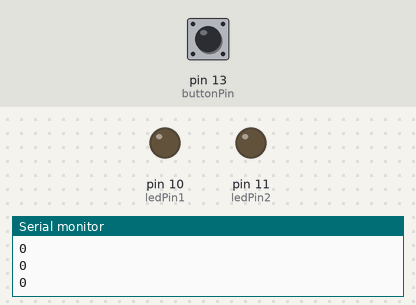
Simulated run of this sketch. Board: Arduino Uno, built with avr-gcc and run on an emulated ATmega328P. Shown: output pins drawn as LEDs (lit = HIGH), the last lines printed to the serial monitor. Dashed ring = blinking. The inputs (shaded band) are chosen by the test bench; at power-on: pin 13 (buttonPin) LOW.

Above: at 1.2 s.
1.3 s: pin 13 (buttonPin) pulled HIGH for 3.2 s
At 4.6 s:
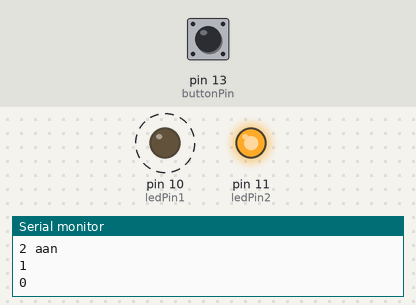
6.0 s: pin 13 (buttonPin) pulled HIGH for 0.15 s
At 7.2 s:
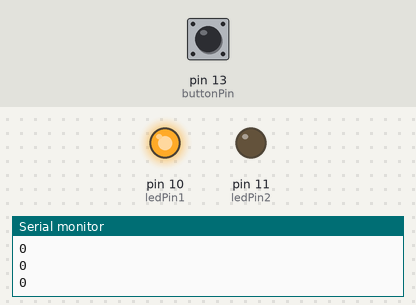
7.6 s: pin 13 (buttonPin) pulled HIGH for 1 s
At 8.5 s:
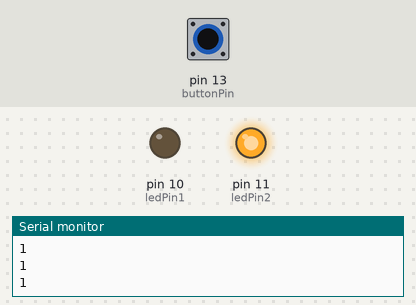
Timing chart, 0 to 10.6 s (numbered marks = the images above; inputs shaded):
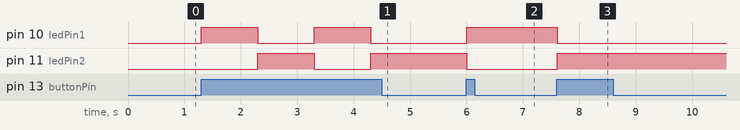

The sketch:

Opg_8d.ino
```cpp
//led pin en buttonpin aanspreken
const int ledPin1 = 10;
const int ledPin2 = 11;
const int buttonPin = 13;

int buttonState = 0;          //variabele om button te lezen
int check = 0;
unsigned long prevTime = 0;

void setup() {
  pinMode(ledPin1, OUTPUT);    //Ledpin aanspreken
  pinMode(ledPin2, OUTPUT);    //Ledpin aanspreken
  pinMode(buttonPin, INPUT);  //Buttonpin aanspreken

  Serial.begin(9600);
}

void loop() {
  //kleine delay voor gevoeligheid
  delay(100);
  Serial.println(digitalRead(buttonPin));
   unsigned long curTime = millis();
  //uitlezen status die de Pi meegeeft
  if (digitalRead(buttonPin) == HIGH){
    //zorgen dat hij dit maar 1 keer per seconden kan switchen voor stabiliteit
    if (curTime - prevTime >= 1000){
      prevTime = curTime;
      if(check == 0){
        //leds aan en uit wisselen
        digitalWrite(ledPin1, HIGH);
        digitalWrite(ledPin2, LOW);
        check = 1;
        Serial.println("1 aan");
      } else {
        digitalWrite(ledPin1, LOW);
        digitalWrite(ledPin2, HIGH);
        check = 0;
        Serial.println("2 aan");
      }
    }
  }
}
```

Measured:
- after the input at 1.3 s, pin 10 (ledPin1): alternates HIGH for 1.0 s and LOW for 1.0 s, starting at once; pin 11 (ledPin2): LOW → HIGH after 1.0 s, → LOW 1.0 s later, → HIGH 1.0 s later
- after the input at 6.0 s, pin 10 (ledPin1): LOW → HIGH at once; pin 11 (ledPin2): HIGH → LOW at once
- after the input at 7.6 s, pin 10 (ledPin1): HIGH → LOW at once; pin 11 (ledPin2): LOW → HIGH at once
